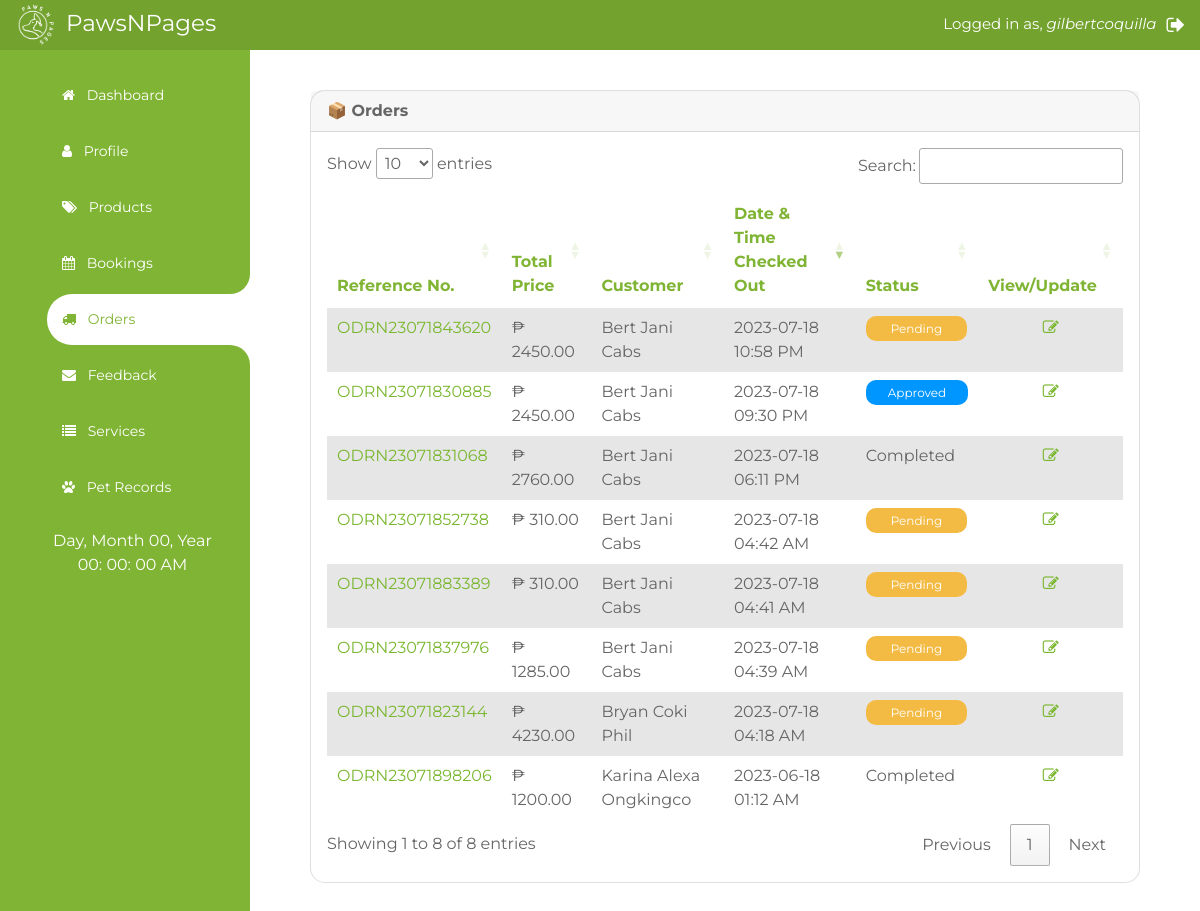
The app's page /orders_admin.php (signed in) with its own data.
### tables this page shows
CREATE TABLE `users` (
  `UserID` int(11) NOT NULL,
  `FirstName` varchar(100) NOT NULL,
  `MiddleName` varchar(100) NOT NULL,
  `LastName` varchar(100) NOT NULL,
  `ContactNo` varchar(20) NOT NULL,
  `Birth_Date` date DEFAULT NULL,
  `UserType` varchar(50) NOT NULL,
  `Username` varchar(150) NOT NULL,
  `Email` varchar(200) NOT NULL,
  `Password` varchar(100) NOT NULL,
  `DateTimeModified` datetime DEFAULT NULL
);

CREATE TABLE `orders` (
  `OrderID` int(11) NOT NULL,
  `Order_RefNo` varchar(250) DEFAULT NULL,
  `OrderedProducts` varchar(5000) DEFAULT NULL,
  `UserID` int(11) DEFAULT NULL,
  `TotalPrice` decimal(10,2) NOT NULL,
  `DateTimeCheckedOut` datetime NOT NULL,
  `ShippingTo` varchar(2000) NOT NULL,
  `ProofOfPayment` varchar(1000) NOT NULL,
  `Proof_RefNo` varchar(200) NOT NULL,
  `OrderPrescription` varchar(1000) DEFAULT NULL,
  `OrderStatus` varchar(500) DEFAULT NULL,
  `OrderRemarks` varchar(1000) DEFAULT NULL,
  `ClinicID` int(11) DEFAULT NULL,
  `OrderNotes` varchar(2000) DEFAULT NULL
);

### orders_admin.php (the view, shortened to what this page needs)
<?php
include('connection.php');
$userID = $_SESSION["id"];
$usertype = $_SESSION['usertype'];
$ret_ca = mysqli_query($con, "SELECT * FROM users, clinics WHERE users.UserID = clinics.UserID AND clinics.UserID='$userID'");
$row_ca = mysqli_fetch_array($ret_ca);
$clinicID = $row_ca['ClinicID'];
?>
<!DOCTYPE html>
<html lang="en">
<head>
    <link rel="stylesheet" href="https://stackpath.bootstrapcdn.com/bootstrap/4.5.0/css/bootstrap.min.css">
    <link rel="stylesheet" href="https://maxcdn.bootstrapcdn.com/font-awesome/4.7.0/css/font-awesome.min.css">
    <link href="https://cdn.jsdelivr.net/npm/bootstrap-icons@1.4.1/font/bootstrap-icons.css" rel="stylesheet">
    <link href="lib/flaticon/font/flaticon.css" rel="stylesheet">
    <link href="lib/owlcarousel/assets/owl.carousel.min.css" rel="stylesheet">
    <link href="css/bootstrap.min.css" rel="stylesheet">
    <link href="css/style.css" rel="stylesheet">
</head>
<body onload="initClock()">
    <div style="width:100%; height:50px; background-color:#73a22e;">
        <p style="color:white; font-size:23px; padding-left:10px;"><img src="img/logo_white.png" height="50px">&nbsp;PawsNPages
            <?php
            $ret = mysqli_query($con, "SELECT * FROM users WHERE UserID='$userID'");
            while ($row = mysqli_fetch_array($ret)) {
            ?>
                <a href="logout.php" style="color:white; font-size:20px; padding-top:10px; float:right; padding-right:15px;"><i class="fa fa-sign-out"></i></a><a style="color:white; font-size:15px; padding-top:13px; float:right; padding-left:10px; padding-right:10px;">Logged
                    in as, <i>
                        <?php echo $row['Username'] ?>
                    </i></a>&nbsp;&nbsp;
        </p>
    <?php } ?>
    </div>
    <div class="wrapper">
        <div class="side_bar">
            <div class="side_bar_bottom" style="height: 100%;">
                <ul>
                    <li>
                        <a href="dashboard.php"><span class="icon"><i class="fa fa-home"></i></span>
                            <span class="item">Dashboard</span></a>
                    </li>
                    <li>
                        <a href="clinicadmin.php"><span class="icon"><i class="fa fa-user"></i></span>
                            <span class="item">Profile</span></a>
                    </li>
                    <li>
                        <a href="supplies.php"><span class="icon"><i class="fa fa-tags"></i></span>
                            <span class="item">Products</span></a>
                    </li>
                    <li>
                        <a href="bookings.php"><span class="icon"><i class="fa fa-calendar"></i></span>
                            <span class="item">Bookings</span></a>
                    </li>
                    <li class="active">
                        <span class="top_curve"></span>
                        <a href="orders_admin.php"><span class="icon"><i class="fa fa-truck"></i></span>
                            <span class="item">Orders</span></a>
                        <span class="bottom_curve"></span>
                    </li>
                    <li>
                        <a href="feedbacks_admin.php"><span class="icon"><i class="fa fa-envelope"></i></span>
                            <span class="item">Feedback</span></a>
                    </li>
                    <li>
                        <a href="services.php"><span class="icon"><i class="fa fa-list"></i></span>
                            <span class="item">Services</span></a>
                    </li>
                    <li>
                        <a href="petsearch.php"><span class="icon"><i class="fa fa-paw"></i></span>
                            <span class="item">Pet Records</span></a>
                    </li>
                </ul>
                <div class="datetime" style="color:white;  text-align:center;">
                    <div class="date">
                        <span id="dayname">Day</span>,
                        <span id="month">Month</span>
                        <span id="daynum">00</span>,
                        <span id="year">Year</span>
                    </div>
                    <div class="time">
                        <span id="hour">00</span>:
                        <span id="minutes">00</span>:
                        <span id="seconds">00</span>
                        <span id="period">AM</span>
                    </div>
                </div>
            </div>
        </div>
        <?php if ($usertype == 'Clinic Administrator') { ?>
            <div class="main_container">
                <div style="padding-right:30px; padding-left:30px; padding-top:10px;">
                    <div class="card mb-4 mb-xl-0" style="border-radius: 15px;">
                        <div class="card-header userProfile-font"><b>📦 Orders</b></div>
                        <div class="card-body text-center">
                            <table class="table table-striped table-hover" style="border:0px;  text-align:left;" id="orders">
                                <thead style="border:0px;">
                                    <tr class="table100-head" style="border:0px;">
                                        <th class="column1" style="border:0px; color:#80b434;">Reference No.</th>
                                        <th class="column1" style="border:0px; color:#80b434;">Total Price</th>
                                        <th class="column1" style="border:0px; color:#80b434;">Customer</th>
                                        <th class="column1" style="border:0px; color:#80b434;">Date & Time Checked Out</th>
                                        <th class="column1" style="border:0px; color:#80b434;">Status</th>
                                        <th class="column1" style="border:0px; color:#80b434; text-align: center;">View/Update</th>
                                    </tr>
                                </thead>
                                <tbody style="border:0px;">
                                    <?php
                                    $ret = mysqli_query($con, "SELECT * FROM orders, users, clinics WHERE orders.UserID = users.UserID AND orders.ClinicID = clinics.ClinicID AND orders.ClinicID = '$clinicID'");
                                    $row = mysqli_num_rows($ret);
                                    if ($row > 0) {
                                        while ($row = mysqli_fetch_array($ret)) {
                                            $date = new DateTime($row['DateTimeCheckedOut']);
                                    ?>
                                            <tr style="border:0px;">
                                                <td style="border:0px;"><a href="" orderid="<?php echo $row['OrderID'] ?>" refno="<?php echo $row['Order_RefNo'] ?>" products="<?php $prod = $row['OrderedProducts'];
                                                                                                                                                                                $explodedArray = explode(', ', $prod);
                                                                                                                                                                                foreach ($explodedArray as $element) {
                                                                                                                                                                                    echo $element . "\n";
                                                                                                                                                                                } ?>" user="<?php echo $row['FirstName'] . ' ' . $row['MiddleName'] . ' ' . $row['LastName'] ?>" totalprice="<?php echo "₱ " . $row['TotalPrice']; ?>" dtcout="<?php echo $date->format('Y-m-d h:i A'); ?>" address="<?php echo $row['ShippingTo'] ?>" proofpayment="<?php echo $row['ProofOfPayment']; ?>" proofrefno="<?php echo $row['Proof_RefNo']; ?>" prescription="<?php echo $row['OrderPrescription'] ?>" orderstatus="<?php echo $row['OrderStatus']; ?>" odremarks="<?php echo $row['OrderRemarks']; ?>" odnotes="<?php echo $row['OrderNotes'] ?>" class="edit" title="View" data-toggle="modal" data-target="#view_order"><?php echo $row['Order_RefNo'] ?></a></td>
                                                <td style="border:0px;">₱
                                                    <?php echo $row['TotalPrice'] ?>
                                                </td>
                                                <td style="border:0px;">
                                                    <?php echo $row['FirstName'] . ' ' . $row['MiddleName'] . ' ' . $row['LastName'] ?>
                                                </td>
                                                <td style="border:0px;">
                                                    <?php echo $date->format('Y-m-d h:i A'); ?>
                                                </td>
                                                <td style="border:0px;">
                                                    <?php $status = $row['OrderStatus'];
                                                    if ($status === 'Pending') { ?>
                                                        <a style="color:white; font-size:12px; padding: 5px 25px; border-radius:10px; background-color:#F4BB44;">
                                                            <?php echo $row['OrderStatus']; ?>
                                                        </a>
                                                    <?php }
                                                    if ($status === 'To Ship') { ?>
                                                    <?php }
                                                    if ($status === 'Approved') { ?>
                                                        <a style="color:white; font-size:12px; padding: 5px 22px;  border-radius:10px; background-color:#0096FF;">
                                                            <?php echo $row['OrderStatus']; ?>
                                                        </a>
                                                    <?php }
                                                    if ($status === 'Completed') { ?>
                                                    <?php echo $row['OrderStatus'];
                                                    } ?>
                                                </td>
                                                <td style="border:0px; text-align: center;">
                                                    <a href="" orderid="<?php echo $row['OrderID'] ?>" refno="<?php echo $row['Order_RefNo'] ?>" products="<?php $prod = $row['OrderedProducts'];
                                                                                                                                                            $explodedArray = explode(', ', $prod);
                                                                                                                                                            foreach ($explodedArray as $element) {
                                                                                                                                                                echo $element . "\n";
                                                                                                                                                            } ?>" user="<?php echo $row['FirstName'] . ' ' . $row['MiddleName'] . ' ' . $row['LastName'] ?>" totalprice="<?php echo "₱ " . $row['TotalPrice']; ?>" dtcout="<?php echo $date->format('Y-m-d h:i A'); ?>" address="<?php echo $row['ShippingTo'] ?>" proofpayment="<?php echo $row['ProofOfPayment']; ?>" proofrefno="<?php echo $row['Proof_RefNo']; ?>" prescription="<?php echo $row['OrderPrescription'] ?>" orderstatus="<?php echo $row['OrderStatus']; ?>" odremarks="<?php echo $row['OrderRemarks']; ?>" odnotes="<?php echo $row['OrderNotes'] ?>" class="edit" title="View" data-toggle="modal" data-target="#view_order">
                                                        <i class="fa fa-edit"></i>
                                                    </a>
                                                </td>
                                            </tr>
                                        <?php
                                        }
                                    } ?>
                                </tbody>
                            </table>
                        </div>
                    </div>
                </div>
            </div>
        <?php } ?>
    </div>
    <link rel="stylesheet" type="text/css" href="https://cdn.datatables.net/1.13.4/css/jquery.dataTables.min.css" />
</body>
</html>

### css/style.css (style rules this page uses)
:root { --primary: #7AB730; --secondary: #FFD33C; --light: #F3F3F3; --dark: #212121; }

### orders_admin.php (style rules this page uses)
* { margin: 0; padding: 0; box-sizing: border-box; outline: none; text-decoration: none; list-style: none; font-family: 'Montserrat', sans-serif; }
.wrapper { background: white; display: flex; }
.side_bar { width: 250px; background: #80b434; }
.main_container { width: calc(100% - 250px); padding: 30px; min-height: 100vh; }
.side_bar .side_bar_bottom { background: #80b434; padding: 20px 0; padding-left: 15px; height: 100%; }
.side_bar .side_bar_bottom ul li { position: relative; }
.side_bar .side_bar_bottom ul li a { display: block; padding: 15px; font-size: 14px; color: white; margin-bottom: 5px; }
.side_bar .side_bar_bottom ul li a .icon { margin-right: 8px; }
.side_bar .side_bar_bottom ul li.active a { background: white; color: #80b434; border-top-left-radius: 25px; border-bottom-left-radius: 25px; }
.side_bar .side_bar_bottom ul li.active .top_curve, .side_bar .side_bar_bottom ul li.active .bottom_curve { position: absolute; left: 0; width: 100%; height: 20px; background: white; }
.side_bar .side_bar_bottom ul li.active .top_curve { top: -20px; }
.side_bar .side_bar_bottom ul li.active .bottom_curve { bottom: -20px; }
.side_bar .side_bar_bottom ul li.active .top_curve:before, .side_bar .side_bar_bottom ul li.active .bottom_curve:before { content: ""; position: absolute; top: 0; left: 0; width: 100%; height: 100%; background: #80b434; }
.side_bar .side_bar_bottom ul li.active .top_curve:before { border-bottom-right-radius: 25px; }
.side_bar .side_bar_bottom ul li.active .bottom_curve:before { border-top-right-radius: 25px; }

### records on screen
users: Username "gilbertcoquilla"
orders: Order_RefNo "ODRN23071898206", TotalPrice "1200.00", UserID.FirstName "Karina", UserID.MiddleName "Alexa", UserID.LastName "Ongkingco", DateTimeCheckedOut "2023-06-18 01:12 AM", OrderStatus "Completed"
orders: Order_RefNo "ODRN23071823144", TotalPrice "4230.00", UserID.FirstName "Bryan", UserID.MiddleName "Coki", UserID.LastName "Phil", DateTimeCheckedOut "2023-07-18 04:18 AM", OrderStatus "Pending"
orders: Order_RefNo "ODRN23071837976", TotalPrice "1285.00", UserID.FirstName "Bert", UserID.MiddleName "Jani", UserID.LastName "Cabs", DateTimeCheckedOut "2023-07-18 04:39 AM", OrderStatus "Pending"
orders: Order_RefNo "ODRN23071883389", TotalPrice "310.00", UserID.FirstName "Bert", UserID.MiddleName "Jani", UserID.LastName "Cabs", DateTimeCheckedOut "2023-07-18 04:41 AM", OrderStatus "Pending"
orders: Order_RefNo "ODRN23071852738", TotalPrice "310.00", UserID.FirstName "Bert", UserID.MiddleName "Jani", UserID.LastName "Cabs", DateTimeCheckedOut "2023-07-18 04:42 AM", OrderStatus "Pending"
orders: Order_RefNo "ODRN23071831068", TotalPrice "2760.00", UserID.FirstName "Bert", UserID.MiddleName "Jani", UserID.LastName "Cabs", DateTimeCheckedOut "2023-07-18 06:11 PM", OrderStatus "Completed"
orders: Order_RefNo "ODRN23071830885", TotalPrice "2450.00", UserID.FirstName "Bert", UserID.MiddleName "Jani", UserID.LastName "Cabs", DateTimeCheckedOut "2023-07-18 09:30 PM", OrderStatus "Approved"
orders: Order_RefNo "ODRN23071843620", TotalPrice "2450.00", UserID.FirstName "Bert", UserID.MiddleName "Jani", UserID.LastName "Cabs", DateTimeCheckedOut "2023-07-18 10:58 PM", OrderStatus "Pending"
